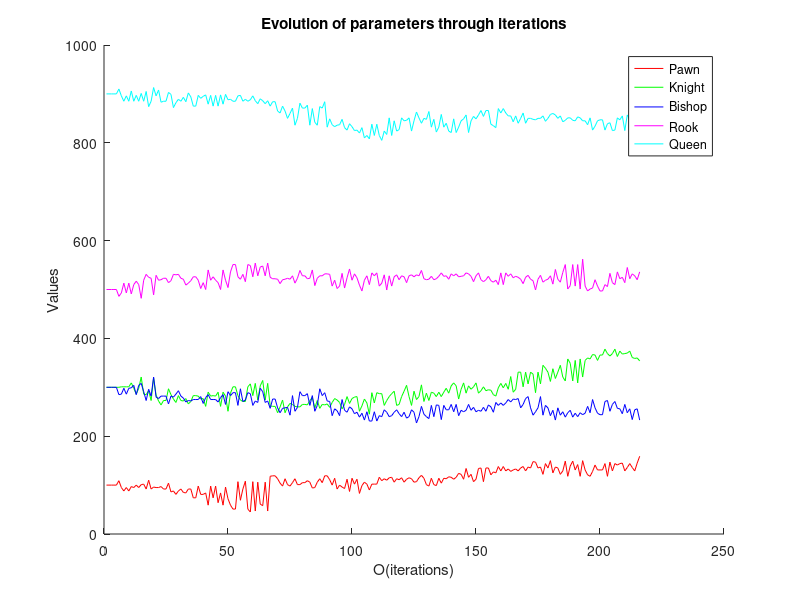

This figure's MATLAB source:
data = load ("history_individuals_2.txt");
iterations = 216;
v = [1:iterations];
hold on;
xlabel ("O(iterations)");
ylabel ("Values");
title ("Evolution of parameters through iterations");
%plot (v, data (:,2), "r");
%plot (v, data (:,3), "g");
%plot (v, data (:,4), "b");
%plot (v, data (:,5), "m");
%plot (v, data (:,6), "c");
plot (v, data (:,2), "r", v, data (:,3), "g", v, data (:,4), "b",v, data (:,5), "m", v, data (:,6), "c");
legend ({"Pawn", "Knight", "Bishop", "Rook", "Queen"});
%legend('show');
print("history_individuals_2.png")
